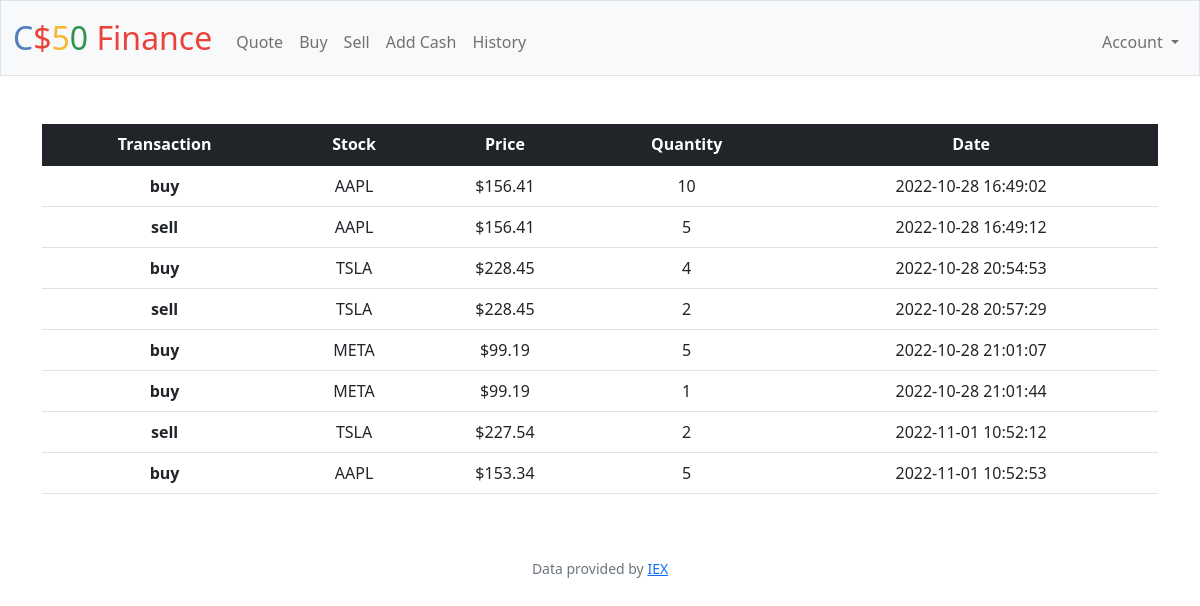
Screenshot of /history (signed in) with the database file from the repository.
### tables this page shows
CREATE TABLE orders (
    order_id INTEGER PRIMARY KEY AUTOINCREMENT NOT NULL,
    username_id INTEGER NOT NULL,
    type TEXT CHECK(
        type = "buy"
        or type = "sell"
    ),
    symbol TEXT NOT NULL,
    quantity NUMERIC NOT NULL,
    price REAL NOT NULL,
    date TEXT NOT NULL UNIQUE,
    FOREIGN KEY (username_id) REFERENCES users(id)
);

### app.py (the view)
@app.route("/history")
@login_required
def history():
    orders = db.execute("SELECT * FROM orders WHERE username_id=? ORDER BY date", session["user_id"])
    return render_template("history.html", orders=orders)

### app.py (called while the page is built)
@app.after_request
def after_request(response):
    response.headers["Cache-Control"] = "no-cache, no-store, must-revalidate"
    response.headers["Expires"] = 0
    response.headers["Pragma"] = "no-cache"
    return response

### helpers.py (called while the page is built)
def login_required(f):
    @wraps(f)
    def decorated_function(*args, **kwargs):
        if session.get("user_id") is None:
            return redirect("/login")
        return f(*args, **kwargs)
    return decorated_function

def usd(value):
    return f"${value:,.2f}"

### templates/history.html (shortened to what this page needs)
{% extends "layout.html" %}
{% block main %}
{% if orders is defined %}
<div class="container-md">
    <table class="table table-hover align-middle">
        <thead class="table-dark">
            <tr>
                <th scope="col">Transaction</th>
                <th scope="col">Stock</th>
                <th scope="col">Price</th>
                <th scope="col">Quantity</th>
                <th scope="col">Date</th>
            </tr>
        </thead>
        <tbody>
            {% for order in orders %}
            <tr>
            <th scope="row">{{order.type}}</th>
            <td>{{order.symbol}}</td>
            <td>{{order.price | usd}}</td>
            <td>{{order.quantity}}</td>
            <td>{{order.date}}</td>
            </tr>
            {% endfor %}
        </tbody>
    </table>
</div>
{% endif %}
{% endblock %}

### templates/layout.html (shortened to what this page needs)
<!DOCTYPE html>
<html lang="en">
    <head>
        <link href="https://cdn.jsdelivr.net/npm/bootstrap@5.1.3/dist/css/bootstrap.min.css" rel="stylesheet">
        <link href="/static/styles.css" rel="stylesheet">
    </head>
    <body>
        <nav class="bg-light border navbar navbar-expand-md navbar-light">
            <div class="container-fluid">
                <a class="navbar-brand" href="/"><span class="blue">C</span><span class="red">$</span><span class="yellow">5</span><span class="green">0</span> <span class="red">Finance</span></a>
                <div class="collapse navbar-collapse" id="navbar">
                    {% if session["user_id"] %}
                        <ul class="navbar-nav me-auto mt-2">
                            <li class="nav-item"><a class="nav-link" href="/quote">Quote</a></li>
                            <li class="nav-item"><a class="nav-link" href="/buy">Buy</a></li>
                            <li class="nav-item"><a class="nav-link" href="/sell">Sell</a></li>
                            <li class="nav-item"><a class="nav-link" href="/add_cash">Add Cash</a></li>
                            <li class="nav-item"><a class="nav-link" href="/history">History</a></li>
                        </ul>
                        <ul class="navbar-nav ms-auto mt-2">
                            <li class="nav-item dropdown">
                                <a class="nav-link dropdown-toggle" href="#" id="navbarDropdown" role="button" data-bs-toggle="dropdown" aria-expanded="false">
                                    Account
                                </a>
                              </li>
                        </ul>
                    {% else %}
                        <ul class="navbar-nav ms-auto mt-2">
                            <li class="nav-item"><a class="nav-link" href="/register">Register</a></li>
                            <li class="nav-item"><a class="nav-link" href="/login">Log In</a></li>
                        </ul>
                    {% endif %}
                </div>
            </div>
        </nav>
        <main class="container-fluid py-5 text-center">
            {% block main %}{% endblock %}
        </main>
        <footer class="mb-5 small text-center text-muted">
            Data provided by <a href="https://iexcloud.io/">IEX</a>
        </footer>
    </body>
</html>

### static/styles.css (style rules this page uses)
nav .navbar-brand { font-size: xx-large; }
nav .navbar-brand .blue { color: #537fbe; }
nav .navbar-brand .red { color: #ea433b; }
nav .navbar-brand .yellow { color: #f5b82e; }
nav .navbar-brand .green { color: #2e944b; }

### rows the page displays
orders: type "buy", symbol "AAPL", price "$156.41", quantity "10", date "2022-10-28 16:49:02"
orders: type "sell", symbol "AAPL", price "$156.41", quantity "5", date "2022-10-28 16:49:12"
orders: type "buy", symbol "TSLA", price "$228.45", quantity "4", date "2022-10-28 20:54:53"
orders: type "sell", symbol "TSLA", price "$228.45", quantity "2", date "2022-10-28 20:57:29"
orders: type "buy", symbol "META", price "$99.19", quantity "5", date "2022-10-28 21:01:07"
orders: type "buy", symbol "META", price "$99.19", quantity "1", date "2022-10-28 21:01:44"
orders: type "sell", symbol "TSLA", price "$227.54", quantity "2", date "2022-11-01 10:52:12"
orders: type "buy", symbol "AAPL", price "$153.34", quantity "5", date "2022-11-01 10:52:53"
